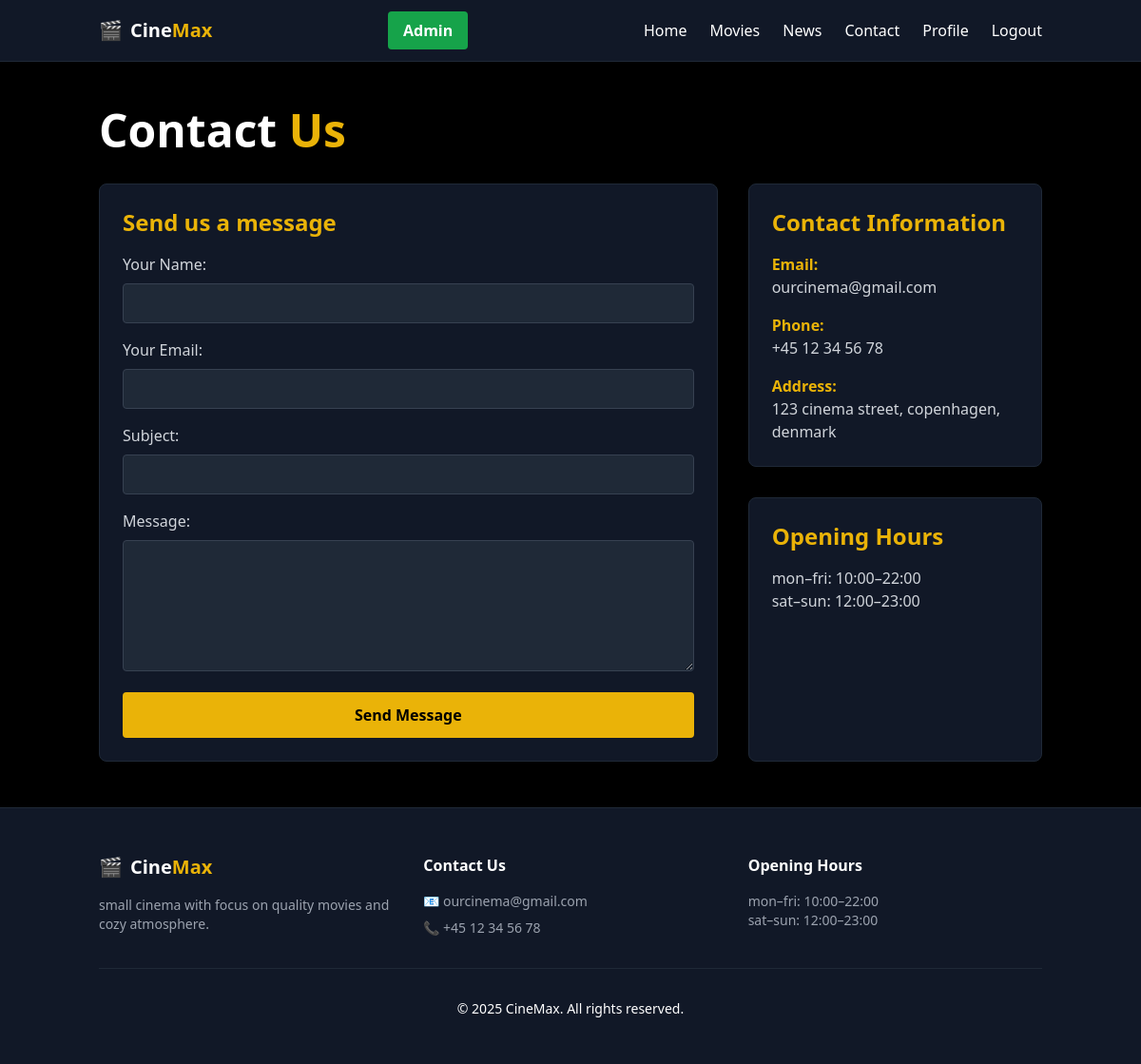
/cinemaProject-main/views/contact.php (signed in), run on the app's committed database.
### tables this page shows
create table companyinfo (
    info_id int auto_increment primary key,
    about text not null,
    contact_email varchar(200) not null,
    contact_number varchar(50),
    opening_hours text not null,
    address varchar(255),
    hero_movie_id int
);

### cinemaProject-main/views/contact.php (the view, shortened to what this page needs)
<?php
$pdo = require_once __DIR__ . '/../config/dbcon.php';
require_once __DIR__ . '/../templates/header.php';
$info = $pdo->query("SELECT about, contact_email, contact_number, opening_hours, address FROM CompanyInfo LIMIT 1")->fetch();
$hours = $info['opening_hours'] ?? '';
$hoursFormatted = '';
if ($hours) {
    $parts = explode(', ', $hours);
    $monFri = isset($parts[0]) ? str_replace('Mon–Fri:', 'Monday-Friday:', $parts[0]) : '';
    $satSun = isset($parts[1]) ? str_replace('Sat–Sun:', 'Saturday-Sunday:', $parts[1]) : '';
    $hoursFormatted = $monFri . '<br>' . $satSun;
}
?>
<div class="container mx-auto px-4 py-12">
    <h1 class="text-5xl font-bold mb-8">Contact <span class="text-yellow-500">Us</span></h1>
    <div class="grid grid-cols-1 lg:grid-cols-3 gap-8">
        <div class="lg:col-span-2 bg-gray-900 p-6 rounded-lg border border-gray-800">
            <h3 class="text-2xl font-bold text-yellow-500 mb-4">Send us a message</h3>
            <form method="POST" class="space-y-4">
                <div>
                    <label class="block text-gray-300 mb-2">Your Name:</label>
                    <input type="text" name="name" required
                           class="w-full px-4 py-2 bg-gray-800 border border-gray-700 rounded text-white">
                </div>
                <div>
                    <label class="block text-gray-300 mb-2">Your Email:</label>
                    <input type="email" name="email" required
                           class="w-full px-4 py-2 bg-gray-800 border border-gray-700 rounded text-white">
                </div>
                <div>
                    <label class="block text-gray-300 mb-2">Subject:</label>
                    <input type="text" name="subject" required
                           class="w-full px-4 py-2 bg-gray-800 border border-gray-700 rounded text-white">
                </div>
                <div>
                    <label class="block text-gray-300 mb-2">Message:</label>
                    <textarea name="message" rows="5" required
                              class="w-full px-4 py-2 bg-gray-800 border border-gray-700 rounded text-white"></textarea>
                </div>
                <button type="submit"
                        class="w-full bg-yellow-500 text-black px-6 py-3 rounded font-bold hover:bg-yellow-600">
                    Send Message
                </button>
            </form>
        </div>
        <div class="flex flex-col gap-8">
            <div class="bg-gray-900 p-6 rounded-lg border border-gray-800 flex-1">
                <h3 class="text-2xl font-bold text-yellow-500 mb-4">Contact Information</h3>
                <div class="space-y-4 text-gray-300">
                    <div>
                        <span class="text-yellow-500 font-bold">Email:</span><br>
                        <a href="mailto:<?= htmlspecialchars($info['contact_email'], ENT_QUOTES | ENT_SUBSTITUTE, 'UTF-8') ?>"
                           class="hover:text-yellow-500">
                            <?= htmlspecialchars($info['contact_email'], ENT_QUOTES | ENT_SUBSTITUTE, 'UTF-8') ?>
                        </a>
                    </div>
                    <div>
                        <span class="text-yellow-500 font-bold">Phone:</span><br>
                        <?= htmlspecialchars($info['contact_number'], ENT_QUOTES | ENT_SUBSTITUTE, 'UTF-8') ?>
                    </div>
                    <div>
                        <span class="text-yellow-500 font-bold">Address:</span><br>
                        <?= nl2br(htmlspecialchars($info['address'] ?? 'No address available.', ENT_QUOTES | ENT_SUBSTITUTE, 'UTF-8')) ?>
                    </div>
                </div>
            </div>
            <div class="bg-gray-900 p-6 rounded-lg border border-gray-800 flex-1">
                <h3 class="text-2xl font-bold text-yellow-500 mb-4">Opening Hours</h3>
                <p class="text-gray-300">
                    <?= $hoursFormatted ?: 'No hours available.' ?>
                </p>
            </div>
        </div>
    </div>
</div>
<?php require_once __DIR__ . '/../templates/footer.php'; ?>

### cinemaProject-main/templates/footer.php (shortened to what this page needs)
<?php
$footerInfo = $pdo->query("SELECT about, contact_email, contact_number, opening_hours FROM CompanyInfo LIMIT 1")->fetch();
$hoursFooter = $footerInfo['opening_hours'] ?? '';
$hoursFormattedFooter = '';
if ($hoursFooter) {
    $parts = explode(', ', $hoursFooter);
    $monFri = isset($parts[0]) ? str_replace('Mon–Fri:', 'Monday - Friday:', $parts[0]) : '';
    $satSun = isset($parts[1]) ? str_replace('Sat–Sun:', 'Saturday - Sunday:', $parts[1]) : '';
    $hoursFormattedFooter = $monFri . '<br>' . $satSun;
}
?>
<footer class="bg-gray-900 border-t border-gray-800 mt-auto">
    <div class="container mx-auto px-4 py-12">
        <div class="grid grid-cols-1 md:grid-cols-3 gap-8">
            <div>
                <a href="index.php" class="text-xl font-bold flex items-center gap-2 mb-4">
                    🎬 <span class="text-white">Cine<span class="text-yellow-500">Max</span></span>
                </a>
                <p class="text-gray-400 text-sm">
                    <?= nl2br(htmlspecialchars($footerInfo['about'] ?? 'No information available.')) ?>
                </p>
            </div>
            <div>
                <h3 class="font-semibold mb-4 text-white">Contact Us</h3>
                <div class="space-y-2 text-sm text-gray-400">
                    <div>📧 <?= htmlspecialchars($footerInfo['contact_email'] ?? 'Not available') ?></div>
                    <div>📞 <?= htmlspecialchars($footerInfo['contact_number'] ?? 'Not available') ?></div>
                </div>
            </div>
            <div>
                <h3 class="font-semibold mb-4 text-white">Opening Hours</h3>
                <div class="text-sm text-gray-400">
                    <?= $hoursFormattedFooter ?: 'No hours available' ?>
                </div>
            </div>
        </div>
        <div class="mt-8 pt-8 border-t border-gray-800 text-center text-sm text-gray-404">
            <p>&copy; 2025 CineMax. All rights reserved.</p>
        </div>
    </div>
</footer>

### data on the page
companyinfo: contact_email "ourcinema@gmail.com", contact_number "+45 12 34 56 78", address "123 cinema street, copenhagen, denmark", opening_hours "mon–fri: 10:00–22:00", opening_hours "sat–sun: 12:00–23:00", about "small cinema with focus on quality movies and cozy atmosphere."
